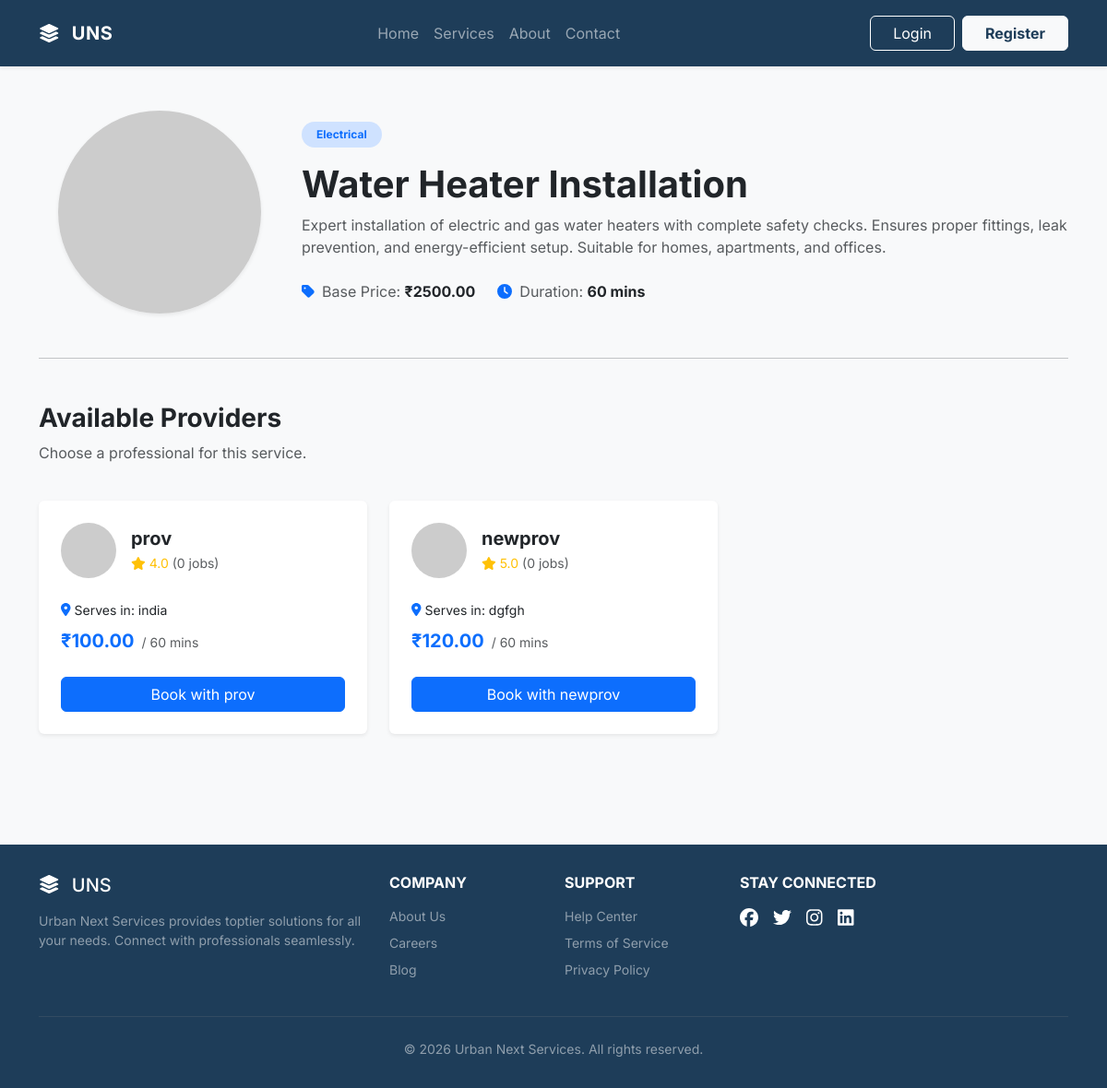
Before: /services/2/ with the older database file.
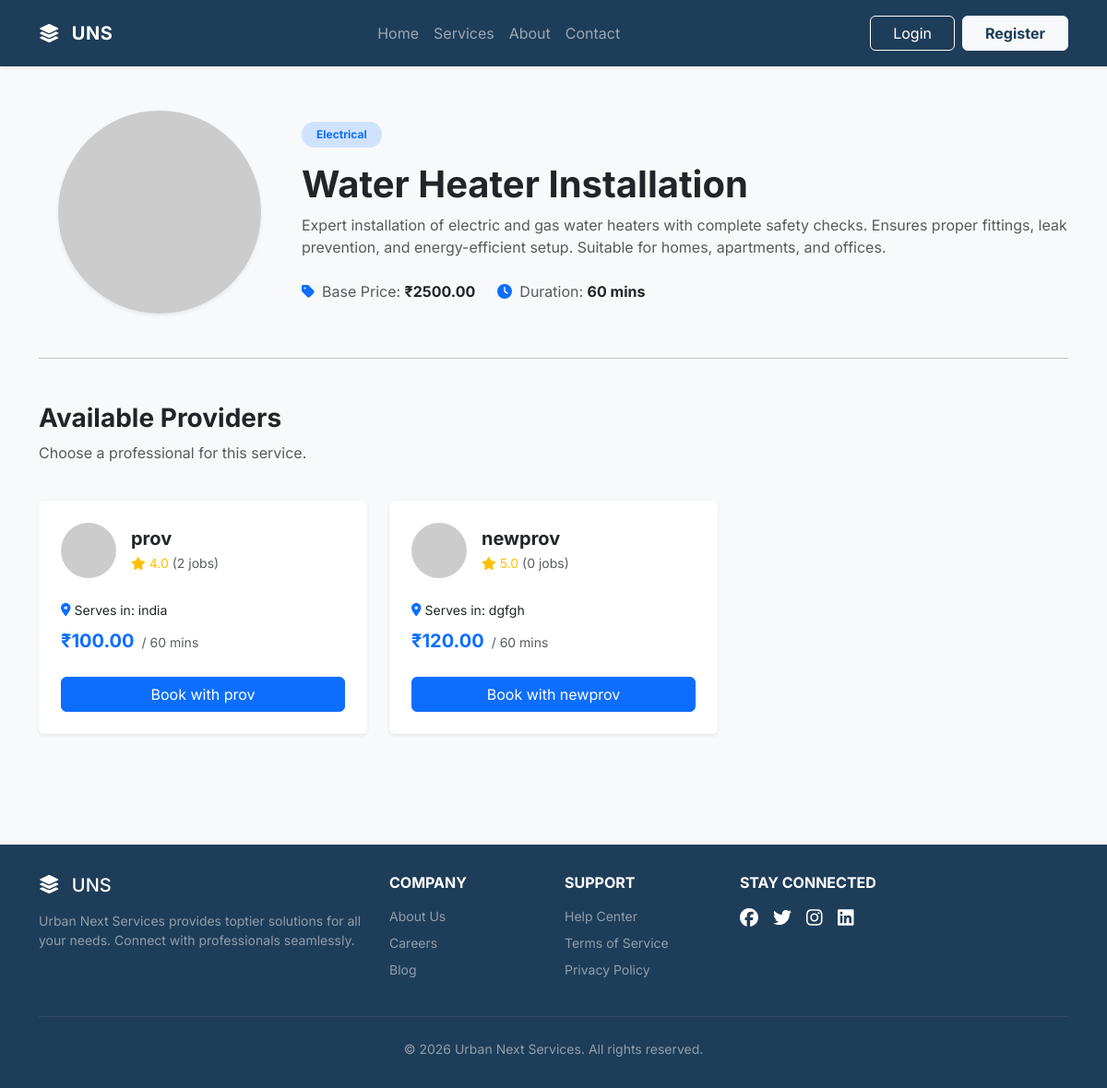
After: the same page with the newer database file.
### services/models.py (models this page shows, shortened)
class ProviderService(models.Model):
    provider = models.ForeignKey(ProviderProfile, on_delete=models.CASCADE, related_name="services")
    service = models.ForeignKey(Service, on_delete=models.CASCADE, related_name="provider_services")
    custom_price = models.DecimalField(max_digits=8, decimal_places=2)
    is_active = models.BooleanField(default=True)

### accounts/models.py (models this page shows, shortened)
class ProviderProfile(models.Model):
    user = models.OneToOneField(User, on_delete=models.CASCADE)
    profile_picture = models.ImageField(upload_to="profile_pictures/", null=True, blank=True)
    experience_years = models.IntegerField(default=0)
    bio = models.TextField(blank=True)
    service_radius_km = models.IntegerField(default=10)
    is_available = models.BooleanField(default=True)
    is_approved = models.BooleanField(default=False)
    rating = models.FloatField(default=0)
    total_jobs = models.IntegerField(default=0)
    created_at = models.DateTimeField(auto_now_add=True)

class User(models.Model):
    ROLE_CHOICES = (
        ('CUSTOMER', 'Customer'),
        ('PROVIDER', 'Provider'),
    )
    username = models.CharField(max_length=120)
    email = models.EmailField(unique=True)
    password = models.CharField(max_length=255)  # store hashed password
    phone = models.IntegerField()
    role = models.CharField(max_length=20, choices=ROLE_CHOICES, default='CUSTOMER')
    first_name = models.CharField(max_length=100, blank=True, null=True)
    last_name = models.CharField(max_length=100, blank=True, null=True)
    city = models.CharField(max_length=100, blank=True, null=True)
    address = models.TextField(blank=True, null=True)
    is_active = models.BooleanField(default=True)
    is_verified = models.BooleanField(default=False)
    created_at = models.DateTimeField(auto_now_add=True)

### services/views.py (the view)
# urls.py: path('<int:service_id>/', views.service_detail, name='service_detail'),
def service_detail(request, service_id):
    service = get_object_or_404(Service, id=service_id)
    provider_services = ProviderService.objects.filter(service=service, is_active=True)
    return render(request, 'services/service_detail.html', {
        'service': service,
        'provider_services': provider_services
    })

### services/templates/services/service_detail.html (shortened to what the changed rows need)
{% extends 'base.html' %}
{% load static %}
{% block content %}
<section class="py-5">
    <div class="container">
        <div class="row align-items-center mb-5">
            <div class="col-12 col-md-8 col-lg-9 text-center text-md-start">
                <h1 class="fw-bold display-6 mb-2">{{ service.name }}</h1>
            </div>
        </div>
        <div class="row">
            {% if provider_services %}
            {% for ps in provider_services %}
            <div class="col-12 col-md-6 col-lg-4 mb-4">
                <div class="card h-100 border-0 shadow-sm hover-card">
                    <div class="card-body p-4 d-flex flex-column">
                        <div class="d-flex align-items-center mb-4">
                            <img src="https://ui-avatars.com/api/?name={{ ps.provider.user.username }}&background=random"
                                class="rounded-circle me-3" width="60" height="60"
                                alt="{{ ps.provider.user.username }}">
                            <div>
                                <h5 class="fw-bold mb-1">{{ ps.provider.user.username }}</h5>
                                <div class="text-warning small">
                                    <i class="fa-solid fa-star"></i> {{ ps.provider.rating }}
                                    <span class="text-muted">({{ ps.provider.total_jobs }} jobs)</span>
                                </div>
                            </div>
                        </div>
                        <div class="mb-4">
                            <div class="small mb-2">
                                <i class="fa-solid fa-location-dot me-1 text-primary"></i>Serves in:
                                {{ ps.provider.user.city }}
                            </div>
                            <div class="d-flex align-items-baseline">
                                <span class="fs-5 fw-bold text-primary">₹{{ ps.custom_price }}</span>
                                <span class="text-muted ms-2 small">/
                                    {{ service.estimated_duration_minutes }} mins</span>
                            </div>
                        </div>
                        <div class="d-grid mt-auto">
                            <a href="{% url 'bookings:create_booking' service.id %}?provider_id={{ ps.provider.id }}"
                                class="btn btn-primary">Book with {{ ps.provider.user.username|truncatechars:15 }}</a>
                        </div>
                    </div>
                </div>
            </div>
            {% endfor %}
            {% else %}
            <div class="col-12">
                <div class="alert alert-info border-0 shadow-sm">
                    <i class="fa-solid fa-circle-info me-2"></i> No providers currently offer this service in your area.
                </div>
            </div>
            {% endif %}
        </div>
    </div>
</section>
{% endblock %}

Changed rows visible on the page:
changed through a linked row, ProviderService "prov": provider.total_jobs "0" → "2"
